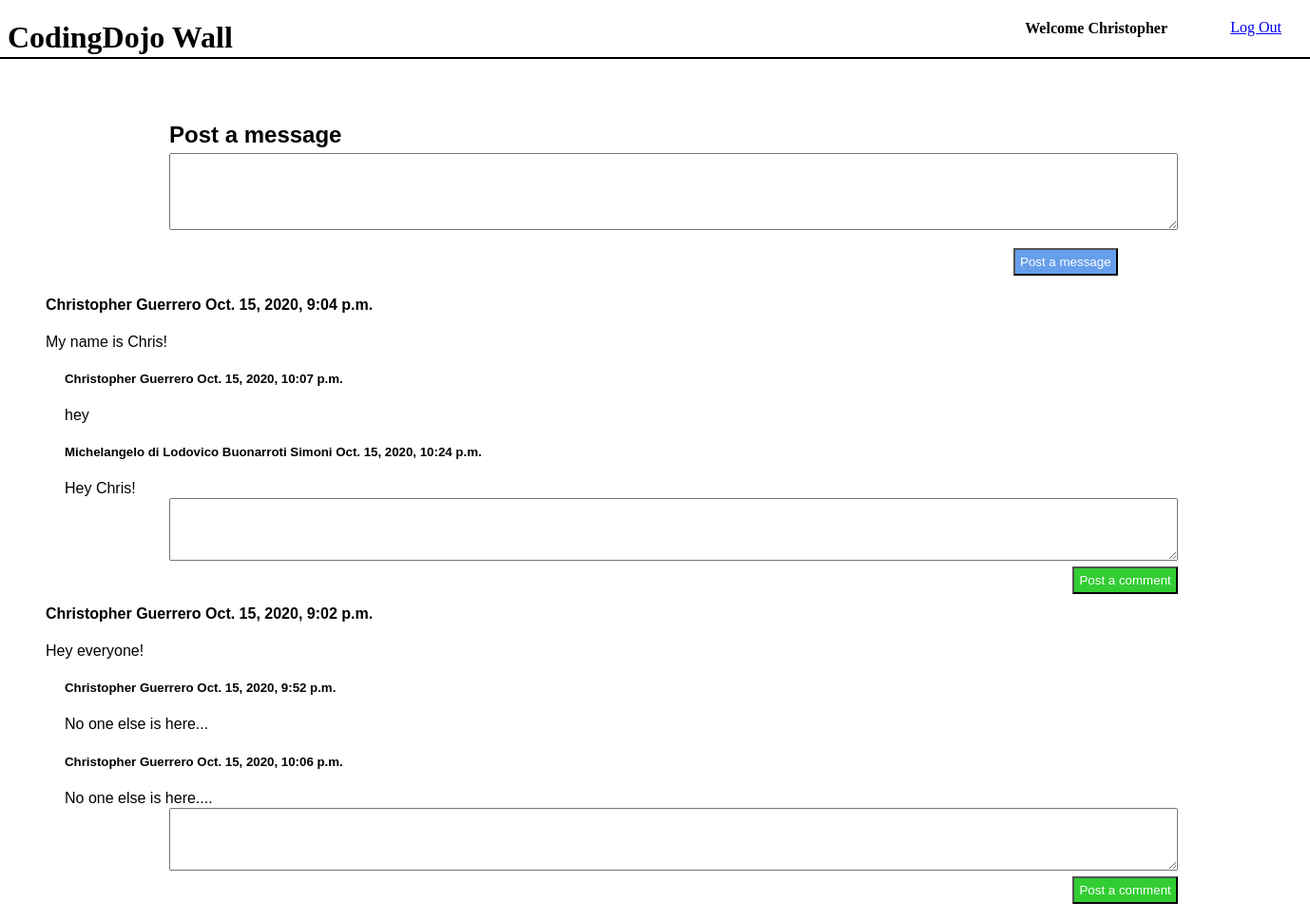
Page /wall (signed in) on the committed database.
### wall_app/models.py (models this page shows)
class User(models.Model):
    first_name = models.CharField(max_length=255)
    last_name = models.CharField(max_length=255)
    password = models.CharField(max_length=255)
    email = models.CharField(max_length=255)
    objects = UserManager()
    created_at = models.DateTimeField(auto_now_add=True)
    updated_at = models.DateTimeField(auto_now=True)

class Message(models.Model):
    content = models.TextField()
    user = models.ForeignKey(User, related_name='messages', on_delete=models.CASCADE)
    created_at = models.DateTimeField(auto_now_add=True)
    updated_at = models.DateTimeField(auto_now=True)

class Comment(models.Model):
    comment = models.TextField()
    creator = models.ForeignKey(User, related_name='comments', on_delete=models.CASCADE)
    message = models.ManyToManyField(Message, related_name='comments')
    created_at = models.DateTimeField(auto_now_add=True)
    updated_at = models.DateTimeField(auto_now=True)

### wall_app/views.py (the view)
# urls.py: path('wall', views.success),
def success(request):
    context = {
        'logged_in_user': User.objects.get(id = request.session['user_id']),
        'all_messages': Message.objects.all()[::-1],
        'all_comments': Comment.objects.all(),
    }
    return render(request,'wall.html',context)

### wall_app/templates/wall.html (shortened to what this page needs)
<!DOCTYPE html>
<html lang="en">
<head>
    {% load static %}
    <link rel="stylesheet" href="{% static 'css/style.css' %}">
</head>
<body>
    <h1>CodingDojo Wall</h1>
    <h4 style = "position: absolute; right:150px; top: 0px;">Welcome {{logged_in_user.first_name}}</h4>
    <a href="/logout" style = 'position: absolute; right: 30px; top: 20px;'>Log Out</a>
    <div style = "position: absolute; top: 60px; border: 1px solid black; right: 0px; left: 0px;"></div>
    <div id='feed'>
        <h2>Post a message</h2>
        <form action="/post_message" method = 'post'>
            <textarea name="message" id="message" cols="130" rows="5"></textarea><br>
            <button type="submit">Post a message</button>
        </form>
        <div id = 'messages'>
            {% for message in all_messages %}
                <h4 style = "position: relative; left:20px;">{{message.user.first_name}} {{message.user.last_name}} {{message.created_at}}</h4>
                    <p style = "position: relative; left:20px;">{{message.content}}</p>
                    {% for comment in message.comments.all %}
                        <h5 style = "position: relative; left:40px;">{{comment.creator.first_name}} {{comment.creator.last_name}} {{comment.created_at}}</h2>
                            <p style = "position: relative; left:40px;">{{comment.comment}}</p>
                    {% endfor %}
                    <form action="/post_comment" method = 'post'>
                        <textarea name="comment" id="comment" cols="130" rows="4"></textarea>
                        <button style ='background-color:limegreen; position: relative; left: 35px; top: 10px;' type="submit">Post a comment</button>
                    </form>
            {% endfor %}
        </div>
    </div>
</body>
</html>

### wall_app/static/css/style.css (style rules this page uses)
#feed { width: 1300px; height: auto; margin-top: 50px; margin-left: 20px; font-family:sans-serif; padding-bottom: 20px; }
#feed h2 { position: relative; left:150px; display: inline-block; }
#feed textarea { position: relative; left:150px; top:-15px; }
#feed button { color: white; background-color: #669eeb; display: inline-block; position: relative; left:1038px; padding: 5px; }
#messages p { display: flex; flex-direction: column-reverse; }

### rows in the picture
User: first_name "Christopher"
Message: user.first_name "Christopher", user.last_name "Guerrero", created_at "Oct. 15, 2020, 9:04 p.m.", content "My name is Chris!"
Comment: creator.first_name "Christopher", creator.last_name "Guerrero", created_at "Oct. 15, 2020, 10:07 p.m.", comment "hey"
Comment: creator.first_name "Michelangelo", creator.last_name "di Lodovico Buonarroti Simoni", created_at "Oct. 15, 2020, 10:24 p.m.", comment "Hey Chris!"
Message: user.first_name "Christopher", user.last_name "Guerrero", created_at "Oct. 15, 2020, 9:02 p.m.", content "Hey everyone!"
Comment: creator.first_name "Christopher", creator.last_name "Guerrero", created_at "Oct. 15, 2020, 9:52 p.m.", comment "No one else is here..."
Comment: creator.first_name "Christopher", creator.last_name "Guerrero", created_at "Oct. 15, 2020, 10:06 p.m.", comment "No one else is here...."
